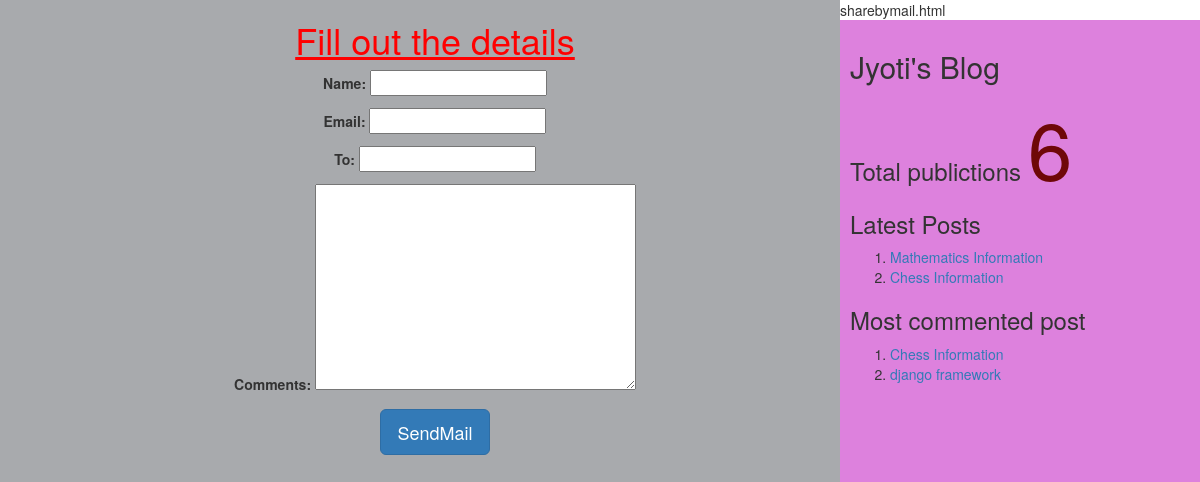
Screenshot of /1/share with the database file from the repository.
### myApp/models.py (models this page shows, shortened)
class Post(models.Model):
          tags=TaggableManager()
          STATUS_CHOICES=(('draft','Draft'),('published','Published'))
          title=models.CharField(max_length=256)
          slug=models.SlugField(max_length=264,unique_for_date='publish')
          author=models.ForeignKey(User,related_name='blog_posts',on_delete= models.CASCADE)
          body=models.TextField()
          publish=models.DateTimeField(default=timezone.now)
          created=models.DateTimeField(auto_now_add=True)
          updated=models.DateTimeField(auto_now=True)
          status= models.CharField(max_length=10,choices=STATUS_CHOICES,default='draft')
          objects=CustomManager()
          class Meta:
                ordering=('-publish',)
          def get_absolute_url(self):
                return reverse('post_detail',args=[self.publish.year,self.publish.strftime('%m'),self.publish.strftime('%d'),self.slug])

### myApp/views.py (the view, shortened to what this page needs)
# urls.py: url(r'^(?P<id>\d+)/share',views.mail_send_view),
def mail_send_view(request,id):
    post=get_object_or_404(Post,id=id,status='published')
    form=EmailSendForm()
    d={'post':post,'form':form}
    return render(request,'myApp/sharebymail.html',d)

### myApp/forms.py
class EmailSendForm(forms.Form):
    name=forms.CharField()
    email=forms.EmailField()
    to=forms.EmailField()
    comments=forms.CharField(required=False,widget=forms.Textarea)

### myApp/models.py (called while the page is built)
    def get_queryset(self):
        return super().get_queryset().filter(status='published')

### myApp/templatetags/mytags.py (called while the page is built)
@register.simple_tag
def total_posts():
    return Post.objects.count()

@register.inclusion_tag('myApp/latest_post.html')
def show_latest_posts(count=3):
    latest_posts=Post.objects.order_by('-publish')[:count]
    return {'latest_posts':latest_posts}

@register.simple_tag
def get_most_commented_posts(count=2):
    return Post.objects.annotate(total_comments=Count('comments')).order_by('-total_comments')[:count]

### templates/myApp/sharebymail.html (shortened to what this page needs)
<html>
{%extends "myApp/parent.html"%}
     {%block content_block%}
     <center>
     <h1 style="color:red"><u>Fill out the details</u></h1>
    <form  method="post">
      {{form.as_p}}
      <input type="submit" class='btn btn-lg btn-primary' value="SendMail">
       </form>
      </center>
    {%endblock%}

### templates/myApp/parent.html (shortened to what this page needs)
<html>
{%load mytags%}
    <head>
        <link rel="stylesheet" href="https://maxcdn.bootstrapcdn.com/bootstrap/3.3.7/css/bootstrap.min.css">
    </head>
    <body>
        <div class="content" style="width:70%;float:left;background-color:a8aaad;height:300%;padding:0 0 0 30px">
              {%block content_block%}
              {%endblock%}
        </div>
        <div class="sidebar" style="width:30%;float:right;background-color:#dd81dd;height:300%;padding:10px">
            <h2>Jyoti's Blog</h2>
            <h3>Total publictions
              <span style="color:rgb(110, 8, 8);font-size:80px">
              {%total_posts%}</span>
              <h3>Latest Posts</h3>
              {% show_latest_posts 2 %}
              <h3>Most commented post</h3>
              {%get_most_commented_posts as m%}
              <ol>
                {%for post in m%}
                <li><a href="{{post.get_absolute_url}}">{{post.title}}</a></li>
                {%endfor%}
              </ol>
            </h3>
        </div>
    </body>
</html>

### templates/myApp/latest_post.html
<!DOCTYPE html>
<html lang="en" dir="ltr">
  <body>
    <ol>
    {%for post in latest_posts%}
    <li><a href="{{post.get_absolute_url}}">{{post.title}}</a></li>
    {%endfor%}
    </ol>
  </body>
</html>

### rows the page displays
Post: title "Mathematics Information"
Post: title "Chess Information"
Post: title "django framework"
